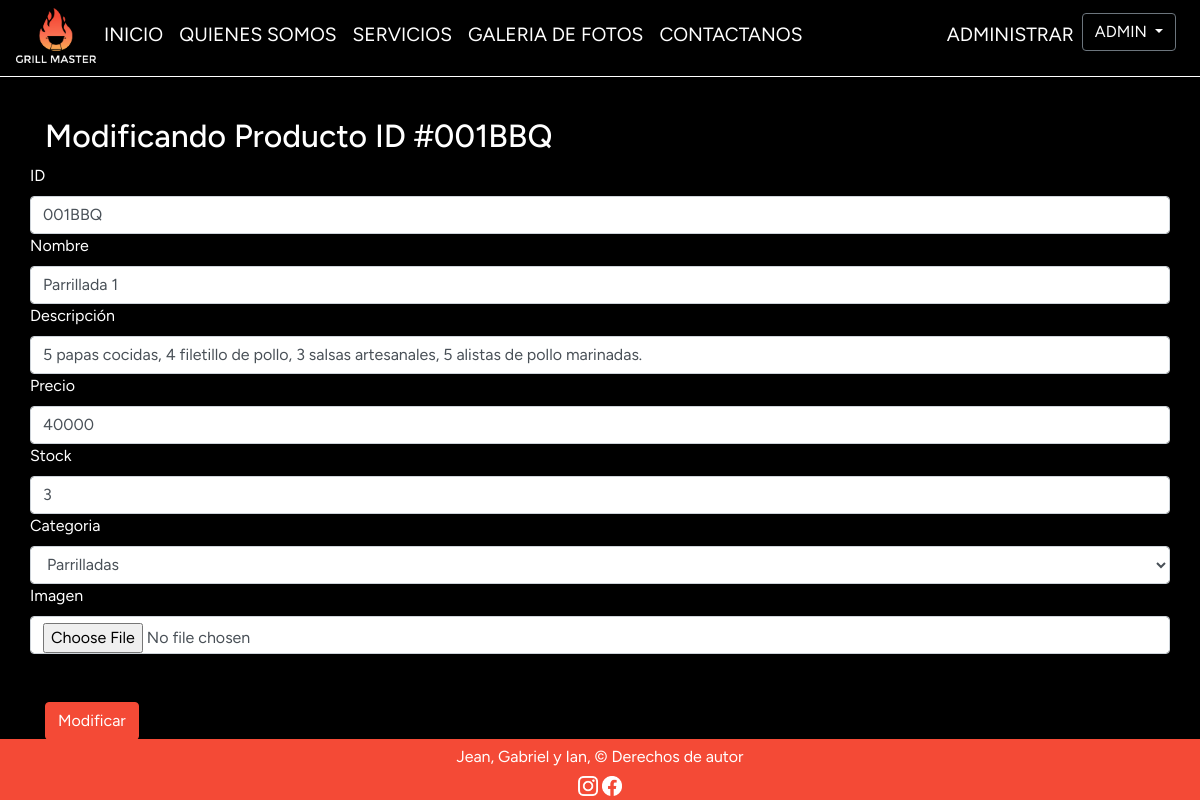
/product/001BBQ/edit (signed in), run on the app's committed database.
### grillmaster/models.py (models this page shows, shortened)
class Productos(models.Model):
    name = models.CharField(max_length=200)
    id = models.CharField(max_length=100,primary_key=True)
    description = models.CharField(max_length=500)
    price = models.IntegerField()
    stock = models.IntegerField()
    image = models.ImageField()
    categoria= models.ForeignKey(Categoria, on_delete=models.CASCADE, verbose_name="Categoria")

### grillmaster/views.py (the view)
# urls.py: path('product/<id>/edit', views.product_edit, name="product_edit"),
@staff_member_required
def product_edit(request, id):
    product = Productos.objects.get(id=id)
    ctx = {
        'form': ProductosForm(instance=product),
        'id': id,
    }
    if request.method == "POST":
        form = ProductosForm(request.POST, request.FILES, instance=product)
        if form.is_valid():
            form.save()
            return redirect('product_manage')
    return render(request, 'cart/product_edit.html', ctx)

### grillmaster/context_processor.py (called while the page is built)
def calculate_shipping(total):
    shipping = 0
    if total > 50000:
        return 0
    return shipping

def calculate_taxes(total):
    return round(total * 0.19)

def shopping_cart_total(request):
    total = 0
    amount = 0
    try:
        for key, value in request.session['shopping_cart'].items():
            amount = amount + int(value['amount'])
            total = total + int(value['price']) * value['amount']
    except:
        request.session['shopping_cart'] = {}
        total = 0
    shipping = calculate_shipping(total)
    taxes = calculate_taxes(total)
    return {
        'taxes': taxes,
        'shopping_cart_total': (total + taxes + shipping),
        'shopping_cart_amount': amount,
        'shipping': shipping,
    }

### grillmaster/models.py (called while the page is built)
    def __str__(self):
        return self.nombreCategoria

### grillmaster/templates/cart/product_edit.html (shortened to what this page needs)
<!DOCTYPE html>
<html lang="es">
<head>
    {% load static %}
    <link href="https://stackpath.bootstrapcdn.com/bootstrap/4.5.2/css/bootstrap.min.css" rel="stylesheet">
    <link rel="stylesheet" href="{% static '/css/nav.css' %}">
    <link rel="stylesheet" href="{% static '/css/manag.css' %}">
</head>
<body>
    {% include 'nav.html' %}
    <div id="main-content" class="container">
    <div class="row text-white">
        <div class="col">
            <h2 >Modificando Producto ID #{{ id }}</h2>
            <form method="POST" id="product-edit-form" enctype="multipart/form-data">
                <div class="row">
                    <label for="{{ form.field.name }}">
                        {{ form.id.label }}
                    </label>
                    {{ form.id }}
                </div>
                <div class="row">
                    <label for="{{ form.field.name }}">
                        {{ form.name.label }}
                    </label>
                    {{ form.name }}
                </div>
                <div class="row">
                    <label for="{{ form.field.name }}">
                        {{ form.description.label }}
                    </label>
                    {{ form.description }}
                </div>
                <div class="row">
                    <label for="{{ form.field.name }}">
                        {{ form.price.label }}
                    </label>
                    {{ form.price }}
                </div>
                <div class="row">
                    <label for="{{ form.field.name }}">
                        {{ form.stock.label }}
                    </label>
                    {{ form.stock }}
                </div>
                <div class="row">
                    <label for="{{ form.field.name }}">
                        {{ form.categoria.label }}
                    </label>
                    {{ form.categoria }}
                </div>
                <div class="row">
                    <label for="{{ form.field.name }}" name="image">
                        {{ form.image.label }}
                    </label>
                    {{ form.image }}
                </div>
                <div class="row mt-5">
                    <div class="col">
                        <input type="submit" class="btn btn-primary" value="Modificar" style="font-size: 1rem; background-color: #F44A36; box-shadow: none; border-color: #F44A36;">
                    </div>
                </div>
            </form>
        </div>
    </div>
    </div>
    {% include 'footer.html' %}
</body>
</html>

### grillmaster/templates/nav.html (shortened to what this page needs)
{% load static %}
<nav class="navbar navbar-expand-md bg-black text-white navbar-white">
  <img
    src="{% static 'img/grillmasterlogo/logoentero.png' %}"
    alt="Logo Empresa"
    width="80"/>
  <div class="collapse navbar-collapse" id="collapsibleNavbar">
    <ul class="navbar-nav mr-auto">
      {% url 'index' as index_url %}
      <li class="nav-item">
        <a
          class="nav-link {% if request.path == index_url %}active{% endif %}"
          href="{{ index_url }}">INICIO</a>
      </li>
      {% url 'aboutUs' as about_us_url %}
      <li class="nav-item">
        <a
          class="nav-link {% if request.path == about_us_url %}active{% endif %}"
          href="{{ about_us_url }}">QUIENES SOMOS</a>
      </li>
      {% url 'products' as shop_url %}
      <li class="nav-item">
        <a
          class="nav-link {% if request.path == shop_url %}active{% endif %}"
          href="{{ shop_url }}">SERVICIOS</a>
      </li>
      {% url 'photoGallery' as photo_gallery_url %}
      <li class="nav-item">
        <a
          class="nav-link {% if request.path == photo_gallery_url %}active{% endif %}"
          href="{{ photo_gallery_url }}">GALERIA DE FOTOS</a>
      </li>
      {% url 'contact' as contact_url %}
      <li class="nav-item">
        <a
          class="nav-link {% if request.path == contact_url %}active{% endif %}"
          href="{{ contact_url }}">CONTACTANOS</a>
      </li>
    </ul>
    <ul class="navbar-nav">
      {% if user.is_staff %}
      {% url 'management' as management_url %}
      <li class="nav-item">
        <a
          class="nav-link {% if request.path == management_url %}active{% endif %}"
          href="{{ management_url }}">ADMINISTRAR</a>
      </li>
      {% endif %}
      {% if user.is_authenticated %}
      <li class="nav-item mr-2">
        <div class="dropdown">
          <button
            class="btn btn-secondary dropdown-toggle"
            type="button"
            id="dropdownMenuButton"
            data-toggle="dropdown"
            style="background-color: black; font-family: 'Figtree'"
          >
          {{ user.username | upper }}
          </button>
        </div>
      </li>
      {% endif %}
    </ul>
  </div>
</nav>

### grillmaster/static/css/manag.css (style rules this page uses)
body { font-family: 'Figtree'; margin: 0; padding: 0; background-color: black; position: relative; color: #fff; }
a, a:hover { text-decoration: none; color: inherit; cursor: pointer; font-size: larger; }

### data on the page
Productos: id "001BBQ", name "Parrillada 1", description "5 papas cocidas, 4 filetillo de pollo, 3 salsas artesanales, 5 alistas de pollo marinadas.", price "40000", stock "3", categoria "Parrilladas"

### other printed values
{{ user.username | upper }} "ADMIN"
